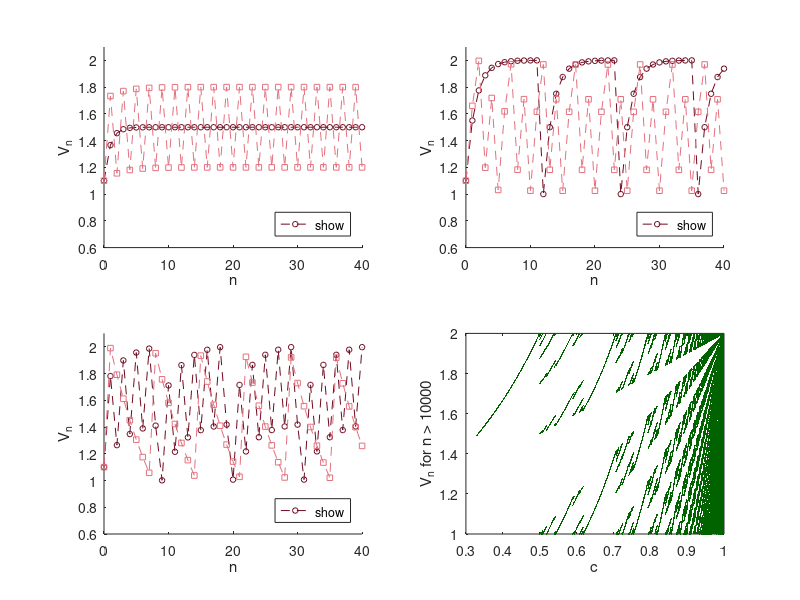

Write MATLAB code to recreate this figure.
% Fig. 1.37: Parameter study and bifurcation diagram of the AV node model (book, Section 1.6, Eq. 1.47)
% V_{n+1} = f(V_n) with V_0 = 1.1, u = 1, V_g = 1, and different values of c
% (c) 2026 Philipp Kügler · Program for the book "Dynamical Systems in the Life Sciences" · MIT License (see LICENSE)
Vg = 1; u = 1; V0 = 1.1; N = 40;
f = @(V, c) c .* V + u * (c .* V <= Vg);     % c V, plus u if c V <= V_g
n = 0:N;
farben = [0.43 0.04 0.12; 0.89 0.44 0.49]; marker = 'os';
paare = [1/3 2/3; 0.5001 0.6; 0.71 0.9];
for p = 1:3
    subplot(2, 2, p); hold on
    for i = 1:2
        c = paare(p, i);
        V = zeros(1, N + 1); V(1) = V0;
        for k = 1:N
            V(k + 1) = f(V(k), c);
        end
        plot(n, V, ['--' marker(i)], 'Color', farben(i, :), 'MarkerSize', 4, 'DisplayName', sprintf('c = %.4g', c));
        fprintf('c = %.4g:  V_35 ... V_40 = ', c); fprintf('%.3f  ', V(36:41)); fprintf('\n');
    end
    hold off; ylim([0.6 2.1]); xlabel('n'); ylabel('V_n'); legend('show', 'Location', 'southeast');
end

c = linspace(0.33, 0.999, 3000);          % bifurcation diagram
V = V0 * ones(size(c));
for k = 1:10000
    V = f(V, c);
end
C = []; W = [];
for k = 1:150
    V = f(V, c);
    C = [C c]; W = [W V];
end
subplot(2, 2, 4);
plot(C, W, '.', 'Color', [0 0.39 0], 'MarkerSize', 1);
xlim([0.3 1]); xlabel('c'); ylabel('V_n for n > 10000');
